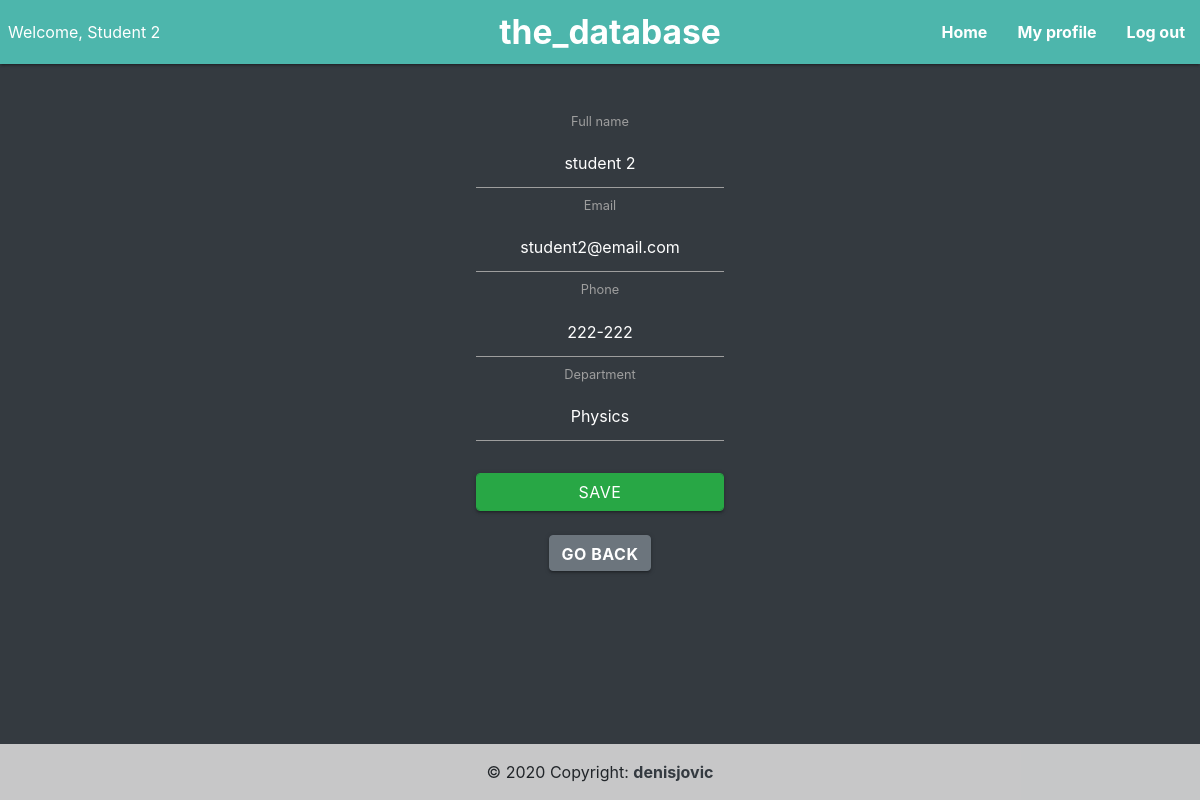
The page /edit/3 (signed in) on the database its author committed.
### students_db/models.py (models this page shows, shortened)
class User(UserMixin, db.Model):
    id = db.Column(db.Integer(), primary_key=True)
    name = db.Column(db.String(30), nullable=False, unique=True)
    email = db.Column(db.String(40), nullable=False, unique=True)
    password_hash = db.Column(db.String(80), nullable=False, unique=True)
    department = db.Column(db.String(40), nullable=False)
    phone = db.Column(db.String(30))
    is_admin = db.Column(db.Boolean, default=False, nullable=False)

### students_db/routes.py (the view)
@app.route('/edit/<int:id>', methods=["GET", "POST"])
def edit(id):
    user_to_update = User.query.get(id)
    form = AddStudent(obj=user_to_update)
    if request.method == 'POST':
        form.populate_obj(user_to_update)
        db.session.commit()
        flash('User data updated!', category='success')
        return redirect(url_for('dashboard'))
    return render_template('profile.html', profile=user_to_update, form=form)

### students_db/forms.py
class AddStudent(FlaskForm):
    name = StringField(label='Full name', validators=[Length(min=3, max=20), DataRequired()])
    email = StringField(label='Email', validators=[Email(), DataRequired()])
    phone = StringField(label='Phone', validators=[Length(min=6, max=9), DataRequired()])
    department = StringField(label='Department', validators=[Length(min=3, max=30), DataRequired()])
    password = PasswordField(label='Password', validators=[Length(min=5), DataRequired()])
    submit_data = SubmitField(label='Add student')

### students_db/models.py (called while the page is built)
@login.user_loader
def load_user(id):
    return User.query.get(int(id))

### students_db/templates/profile.html (shortened to what this page needs)
{% extends "layout.html" %}
{% block content %}
<div class="container text-center mt-5">
<form action="/edit/{{ profile.id }}" method="POST" class="form-register">
  {{ form.name.label() }}
  {{ form.name(class="form-control text-white text-center") }}
  {{ form.email.label() }}
  {{ form.email(class="form-control text-white text-center") }}
  {{ form.phone.label() }}
  {{ form.phone(class="form-control text-white text-center") }}
  {{ form.department.label() }}
  {{ form.department(class="form-control text-white text-center") }}
  {{ form.submit_data(class="mt-4 form-control btn btn-large btn-success", value="Save") }}
    <button class="btn btn-secondary mt-4"><a href="{{ url_for('dashboard') }}">Go back</a></button>
</form>
</div>
{% endblock %}

### students_db/templates/layout.html (shortened to what this page needs)
<html>
<head>
    <link rel="stylesheet" href="https://cdnjs.cloudflare.com/ajax/libs/materialize/1.0.0/css/materialize.min.css">
    <link rel="stylesheet" href="{{ url_for('static', filename='style.css') }}">
    <link rel="stylesheet" href="https://cdnjs.cloudflare.com/ajax/libs/bulma/0.9.1/css/bulma.min.css"
/>
    <link rel="stylesheet" href="https://cdn.jsdelivr.net/npm/bootstrap@4.5.3/dist/css/bootstrap.min.css"
>
</head>
<body class='bg-dark'>
<nav class="teal lighten-2">
    <div class="nav-wrapper">
        {% if current_user.is_authenticated %}
            <ul id="nav-mobile" class="left hide-on-med-and-down pl-2">
                <li>Welcome, {{ current_user.name.capitalize() }}</li>
            </ul>
        {% endif %}
        <a href="/" class="brand-logo center" style="padding-left: 20px; margin-bottom: 20px;">the_database</a>
        <ul id="nav-mobile" class="right hide-on-med-and-down">
            {% if current_user.is_authenticated %}
                <li><a href="/">Home</a></li>
                <li><a href="/edit/{{ current_user.id }}">My profile</a></li>
                <li><a href="/logout">Log out</a></li>
            {% else %}
                <li><a href="/login">Log in</a></li>
                <li><a href="/register">Sign up</a></li>
                </ul>
            {% endif %}
    </div>
</nav>
{% block content %}
{% endblock %}
<footer class="bg-light text-center text-lg-start fixed-bottom">
    <div class="text-center p-3" style="background-color: rgba(0, 0, 0, 0.2)">
        © 2020 Copyright:
        <a class="text-dark" href="https://linkedin.com/in/denisjovic/">denisjovic</a>
    </div>
</footer>
</body>
</html>

### students_db/static/style.css (style rules this page uses)
body { font-family: 'JetBrains Mono', monospace; }
nav { padding: 0px 0px 30px 0px; }
a, a:hover { text-decoration: none !important; font-weight: bold !important; color: white !important; }
.btn-secondary > a { color: white !important; }
.container { display: flex; align-items: center; justify-content: center; text-align: center; margin-top: 15vh !important; }

### rows shown on the page
User: name "Student 2", name "student 2", email "student2@email.com", phone "222-222", department "Physics"
